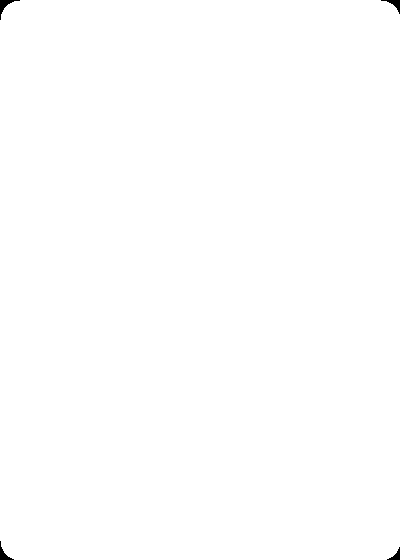
#> input picture img_proc/card_transform_params_mask.png, 400 x 560 px, given as the content of the folder images/wonders, which was not available
$ python rectangle_card_processing.py
#> lines starting #> are read from the running program, lines starting #| are printed output that depends on the picture; after the words box and inside, x2 and y2 are one past the last pixel; in counts of white or black regions, pixels touching at a corner belong together; pictures that were not available may be replaced by others from this repository, and a replacement may not be noted
import cv2
import numpy as np
import os
import glob
from pathlib import Path
import random
import json
import pickle

class CardSegmentationPipeline:
    def __init__(self, input_folder, output_folder, target_width=400, target_height=560,
                 transform_params_file=None):
        self.input_folder = input_folder
        self.output_folder = output_folder
        self.target_width = target_width
        self.target_height = target_height
        self.target_ratio = target_width / target_height
        self.transform_params_file = transform_params_file

        # Create output folder if it doesn't exist
        Path(output_folder).mkdir(parents=True, exist_ok=True)

        # FloodFill settings
        self.lo_diff = 4
        self.up_diff = 4

        # Storage for all card contours and masks
        self.all_card_contours = []
        self.unified_mask = None

        # Transformation parameters
        self.transform_params = None

    def auto_floodfill_background(self, img):
        """Automatically segment background using floodfill at center-95% height"""
        if img is None:
            raise FileNotFoundError("Image not found")

        h, w = img.shape[:2]

        # Auto point at center horizontally, 95% height
        x = w // 2
        y = int(h * 0.95)

        # Mask for floodFill: must be 2 pixels larger
        mask = np.zeros((h+2, w+2), np.uint8)

        # Flood fill from the auto point
        temp_img = img.copy()
        retval, _, mask, _ = cv2.floodFill(temp_img, mask, (x, y),
                                         newVal=(0, 0, 0),
                                         loDiff=(self.lo_diff,)*3,
                                         upDiff=(self.up_diff,)*3,
                                         flags=4 | (255 << 8))

        # Remove padding from mask and invert (we want card, not background)
        background_mask = mask[1:-1, 1:-1]
        card_mask = cv2.bitwise_not(background_mask)

        return card_mask

    def find_card_contour(self, mask):
        """Find the best four-point contour for the card"""
        # Find contours
        contours, _ = cv2.findContours(mask, cv2.RETR_EXTERNAL, cv2.CHAIN_APPROX_SIMPLE)

        if not contours:
            return None

        # Get the largest contour (should be the card)
        largest_contour = max(contours, key=cv2.contourArea)

        # Approximate to 4 points
        epsilon = 0.02 * cv2.arcLength(largest_contour, True)
        approx = cv2.approxPolyDP(largest_contour, epsilon, True)

        # If we don't get exactly 4 points, use bounding rectangle
        if len(approx) != 4:
            rect = cv2.minAreaRect(largest_contour)
            box = cv2.boxPoints(rect)
            approx = np.int0(box)

        return approx.reshape(4, 2)

    def order_points(self, pts):
        """Order points as: top-left, top-right, bottom-right, bottom-left"""
        rect = np.zeros((4, 2), dtype="float32")

        # Sum and difference to find corners
        s = pts.sum(axis=1)
        diff = np.diff(pts, axis=1)

        rect[0] = pts[np.argmin(s)]      # top-left
        rect[2] = pts[np.argmax(s)]      # bottom-right
        rect[1] = pts[np.argmin(diff)]   # top-right
        rect[3] = pts[np.argmax(diff)]   # bottom-left

        return rect

    def get_card_dimensions(self, ordered_pts):
        """Calculate width and height from ordered points"""
        (tl, tr, br, bl) = ordered_pts

        # Calculate width and height
        width_a = np.sqrt(((br[0] - bl[0]) ** 2) + ((br[1] - bl[1]) ** 2))
        width_b = np.sqrt(((tr[0] - tl[0]) ** 2) + ((tr[1] - tl[1]) ** 2))

        height_a = np.sqrt(((tr[0] - br[0]) ** 2) + ((tr[1] - br[1]) ** 2))
        height_b = np.sqrt(((tl[0] - bl[0]) ** 2) + ((tl[1] - bl[1]) ** 2))

        max_width = max(int(width_a), int(width_b))
        max_height = max(int(height_a), int(height_b))

        return max_width, max_height

    def create_rounded_corner_mask(self, width, height, corner_radius=20):
        """Create a mask with rounded corners"""
        mask = np.ones((height, width), dtype=np.uint8) * 255

        # Create rounded corners by drawing circles at corners
        # Top-left
        cv2.circle(mask, (corner_radius, corner_radius), corner_radius, 0, -1)
        cv2.rectangle(mask, (0, 0), (corner_radius, corner_radius), 0, -1)

        # Top-right
        cv2.circle(mask, (width - corner_radius, corner_radius), corner_radius, 0, -1)
        cv2.rectangle(mask, (width - corner_radius, 0), (width, corner_radius), 0, -1)

        # Bottom-right
        cv2.circle(mask, (width - corner_radius, height - corner_radius), corner_radius, 0, -1)
        cv2.rectangle(mask, (width - corner_radius, height - corner_radius), (width, height), 0, -1)

        # Bottom-left
        cv2.circle(mask, (corner_radius, height - corner_radius), corner_radius, 0, -1)
        cv2.rectangle(mask, (0, height - corner_radius), (corner_radius, height), 0, -1)

        # Now draw filled circles to create the rounded effect
        cv2.circle(mask, (corner_radius, corner_radius), corner_radius, 255, -1)
        cv2.circle(mask, (width - corner_radius, corner_radius), corner_radius, 255, -1)
        cv2.circle(mask, (width - corner_radius, height - corner_radius), corner_radius, 255, -1)
        cv2.circle(mask, (corner_radius, height - corner_radius), corner_radius, 255, -1)

        return mask

    def process_single_image(self, image_path):
        """Process a single image and return card info"""
        print(f"Processing: {os.path.basename(image_path)}")

        img = cv2.imread(image_path)
        if img is None:
            print(f"Could not load image: {image_path}")
            return None

        # Auto segment background
        card_mask = self.auto_floodfill_background(img)

        # Find card contour
        card_contour = self.find_card_contour(card_mask)
        if card_contour is None:
            print(f"Could not find card contour in: {image_path}")
            return None

        # Order points and get dimensions
        ordered_pts = self.order_points(card_contour)
        width, height = self.get_card_dimensions(ordered_pts)

        return {
            'path': image_path,
            'image': img,
            'mask': card_mask,
            'contour': card_contour,
            'ordered_pts': ordered_pts,
            'width': width,
            'height': height,
            'ratio': width / height if height > 0 else 1.0
        }

    def create_unified_mask(self):
        """Create a unified rounded corner mask based on target dimensions"""
        corner_radius = min(self.target_width, self.target_height) // 20  # 5% of smaller dimension
        self.unified_mask = self.create_rounded_corner_mask(
            self.target_width, self.target_height, corner_radius
        )

    # [49 lines left out: functions save_transform_params, load_transform_params, not called in this run]

    def warp_and_crop_card(self, card_info):
        """Warp and crop card to target dimensions with rounded corners"""
        img = card_info['image']
        ordered_pts = card_info['ordered_pts']

        # Destination points for perspective transform
        dst_pts = np.array([
            [0, 0],
            [self.target_width - 1, 0],
            [self.target_width - 1, self.target_height - 1],
            [0, self.target_height - 1]
        ], dtype="float32")

        # Get perspective transform matrix and warp
        M = cv2.getPerspectiveTransform(ordered_pts.astype("float32"), dst_pts)
        warped = cv2.warpPerspective(img, M, (self.target_width, self.target_height))

        # Apply unified rounded corner mask
        if self.unified_mask is not None:
            # Convert to BGRA (with alpha channel)
            warped_rgba = cv2.cvtColor(warped, cv2.COLOR_BGR2BGRA)

            # Apply mask to alpha channel
            warped_rgba[:, :, 3] = self.unified_mask

            return warped_rgba

        return warped

    def process_folder(self, save_params_to=None):
        """Process all images in the input folder"""
        # If transform_params_file is provided, try to load existing parameters
        if self.transform_params_file and os.path.exists(self.transform_params_file):
            if self.load_transform_params(self.transform_params_file):
                return self._process_with_existing_params()

        # Otherwise, process normally and optionally save parameters
        return self._process_and_calculate_params(save_params_to)

    # [42 lines left out: function _process_with_existing_params, not called in this run]

    def _process_and_calculate_params(self, save_params_to=None):
        """Process folder and calculate new transformation parameters"""
        """Process all images in the input folder"""
        # Get all image files
        image_extensions = ['*.jpg', '*.jpeg', '*.png', '*.bmp', '*.tiff']
        image_files = []

        for ext in image_extensions:
            image_files.extend(glob.glob(os.path.join(self.input_folder, ext)))
            image_files.extend(glob.glob(os.path.join(self.input_folder, ext.upper())))

        if not image_files:
            print(f"No images found in {self.input_folder}")
            return

        print(f"Found {len(image_files)} images")

        # Process all images to collect card info
        card_infos = []
        ratios = []

        for image_path in image_files:
            card_info = self.process_single_image(image_path)
            if card_info:
                card_infos.append(card_info)
                ratios.append(card_info['ratio'])

        if not card_infos:
            print("No valid cards found!")
            return

        # Calculate average ratio and adjust target dimensions if needed
        avg_ratio = np.mean(ratios)
        print(f"Average card ratio: {avg_ratio:.3f}")

        # Optionally adjust target dimensions to match average ratio
        if abs(avg_ratio - self.target_ratio) > 0.1:
            if avg_ratio > self.target_ratio:
                # Cards are wider than target
                self.target_width = int(self.target_height * avg_ratio)
            else:
                # Cards are taller than target
                self.target_height = int(self.target_width / avg_ratio)
            print(f"Adjusted target dimensions to: {self.target_width}x{self.target_height}")
            self.target_ratio = self.target_width / self.target_height

        # Create unified mask
        self.create_unified_mask()

        # Save transformation parameters if requested
        if save_params_to:
            self.save_transform_params(save_params_to)

        # Process and save all cards
        processed_count = 0
        for i, card_info in enumerate(card_infos):
            try:
                # Warp and crop card
                processed_card = self.warp_and_crop_card(card_info)

                # Generate output filename
                input_name = Path(card_info['path']).stem
                output_path = os.path.join(self.output_folder, f"{input_name}_processed.png")

                # Save processed card
                cv2.imwrite(output_path, processed_card)
                print(f"Saved: {output_path}")
                processed_count += 1

            except Exception as e:
                print(f"Error processing {card_info['path']}: {e}")

        print(f"\nProcessing complete! Processed {processed_count} cards")
        print(f"Output saved to: {self.output_folder}")


# Usage examples
# [28 lines left out: function card_processing, not called in this run]

def wonder_processing():
    print("=== Processing wonder folder (master reference) ===")
    pipeline_wonders = CardSegmentationPipeline(
        input_folder="images/wonders",
        output_folder="images/processed_cards/wonders",
        target_width=560,
        target_height=400
    )
    pipeline_wonders.process_folder()
#> in process_single_image, img is the input picture: shape (560, 400, 3); 99.8% white; 4 black regions, box (x1, y1, x2, y2) and area: (0, 0, 20, 20) 106, (381, 0, 400, 14) 86, (0, 541, 14, 560) 86, (387, 547, 400, 560) 67
#> in auto_floodfill_background, `retval, _, mask, _ = cv2.floodFill(temp_img, mask, (x, y), newVal=(0, ..`: retval = 223655
#> in auto_floodfill_background, `retval, _, mask, _ = cv2.floodFill(temp_img, mask, (x, y), newVal=(0, ..`: temp_img: shape (560, 400, 3); every value is 0
#> in auto_floodfill_background, `card_mask = cv2.bitwise_not(background_mask)`: card_mask: shape (560, 400); 0.15% white; 4 white regions
#> in find_card_contour, `contours, _ = cv2.findContours(mask, cv2.RETR_EXTERNAL, cv2.CHAIN_APPR..`: contours = 4 contours; box (x1, y1, x2, y2) and area: (0, 0, 20, 20) 72, (0, 541, 14, 560) 59, (381, 0, 400, 14) 59, (387, 547, 400, 560) 46
#> in find_card_contour, `largest_contour = max(contours, key=cv2.contourArea)`: largest_contour = contour of 17 points, box (x1, y1, x2, y2) (0, 0, 20, 20), area 72
#> in find_card_contour, `epsilon = 0.02 * cv2.arcLength(largest_contour, True)`: epsilon = 1.39
#> in find_card_contour, `approx = cv2.approxPolyDP(largest_contour, epsilon, True)`: approx = [[19, 0], [0, 0], [0, 19], [3, 8], [8, 3]]
#> in find_card_contour, `rect = cv2.minAreaRect(largest_contour)`: rect = ((9.5, 9.5), (19, 19), -90)
#> in find_card_contour, `box = cv2.boxPoints(rect)`: box = [[19, 19], [-5.82e-16, 19], [0, 0], [19, 0]]
#> in find_card_contour, `approx = np.int0(box)`: approx = [[19, 19], [0, 19], [0, 0], [19, 0]]
#> in order_points, `s = pts.sum(axis=1)`: s = [38, 19, 0, 19]
#> in order_points, `diff = np.diff(pts, axis=1)`: diff = [0, 19, 0, -19]
#> in process_single_image, `ordered_pts = self.order_points(card_contour)`: ordered_pts = [[0, 0], [19, 0], [19, 19], [0, 19]]
#> in get_card_dimensions, `(tl, tr, br, bl) = ordered_pts`: tl = [0, 0]; tr = [19, 0]; br = [19, 19]; bl = [0, 19]
#> in get_card_dimensions, `width_a = np.sqrt(((br[0] - bl[0]) ** 2) + ((br[1] - bl[1]) ** 2))`: width_a = 19
#> in _process_and_calculate_params, `card_info = self.process_single_image(image_path)`: card_info = 8 items
#> in _process_and_calculate_params, `avg_ratio = np.mean(ratios)`: avg_ratio = 1
#| Average card ratio: 1.000
#> in _process_and_calculate_params, `self.target_height = int(self.target_width / avg_ratio)`: self.target_height = 560
#| Adjusted target dimensions to: 560x560
#> in _process_and_calculate_params, `self.target_ratio = self.target_width / self.target_height`: self.target_ratio = 1
#> in create_unified_mask, `corner_radius = min(self.target_width, self.target_height) // 20`: corner_radius = 28
#> in create_rounded_corner_mask, `cv2.circle(mask, (corner_radius, corner_radius), corner_radius, 0, -1)`:
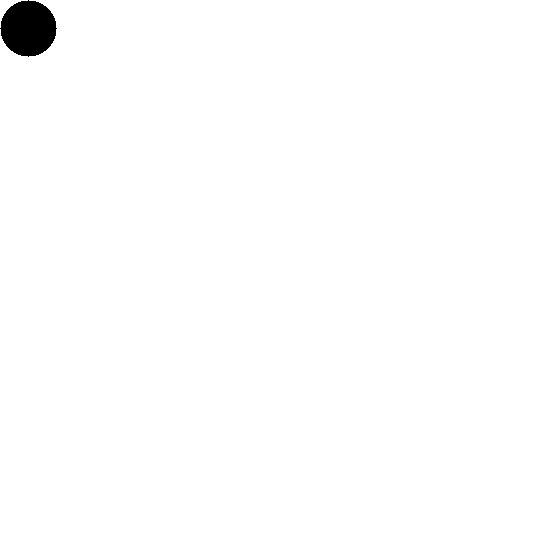
#> mask: shape (560, 560); 99.2% white; 1 black region, box (x1, y1, x2, y2) and area: (0, 0, 57, 57) 2453
#> in create_rounded_corner_mask, `cv2.circle(mask, (corner_radius, height - corner_radius), corner_radiu..`:
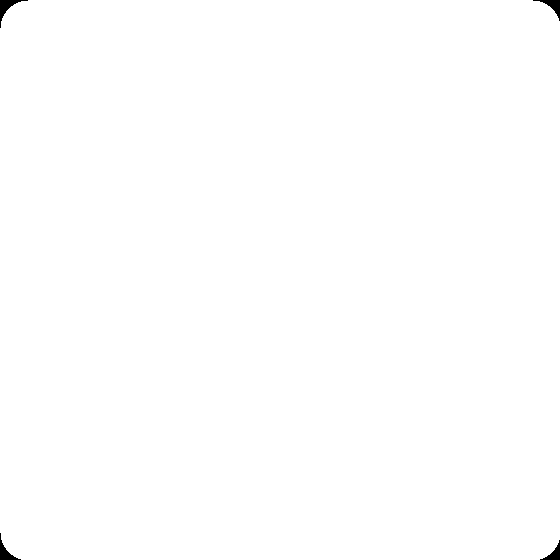
#> mask: shape (560, 560); 99.8% white; 4 black regions, box (x1, y1, x2, y2) and area: (0, 0, 28, 28) 199, (533, 0, 560, 21) 171, (0, 533, 21, 560) 171, (540, 540, 560, 560) 144
#> the loop in _process_and_calculate_params, `for i, card_info in enumerate(card_infos):` made 2 passes
#> (ordered_pts in warp_and_crop_card, dst_pts in warp_and_crop_card, M in warp_and_crop_card, input_name, processed_count) on passes 1 to 2: ([[0, 0], [19, 0], [19, 19], [0, 19]], [[0, 0], [559, 0], [559, 559], [0, 559]], [[29.42, 0, 0], [0, 29.42, 0], [0, 0, 1]], 'card_transform_params_mask', 1), ([[0, 0], [19, 0], [19, 19], [0, 19]], [[0, 0], [559, 0], [559, 559], [0, 559]], [[29.42, 0, 0], [0, 29.42, 0], [0, 0, 1]], 'card_transform_params_mask', 2)
#| Saved: images/processed_cards/wonders/card_transform_params_mask_processed.png
#| Saved: images/processed_cards/wonders/card_transform_params_mask_processed.png
#> pass 1, in warp_and_crop_card, `warped = cv2.warpPerspective(img, M, (self.target_width, self.target_h..`:
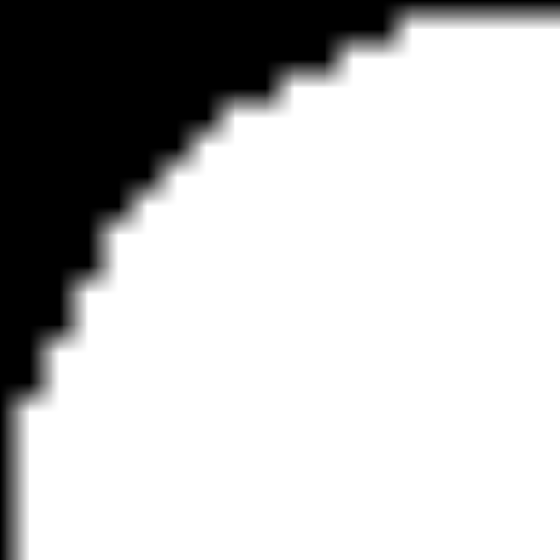
#> warped: shape (560, 560, 3); min 0, max 255, mean 194.2
#> after the loop in _process_and_calculate_params, `for i, card_info in enumerate(card_infos):`: processed_count = 2
#| Processing complete! Processed 2 cards
#| Output saved to: images/processed_cards/wonders

if __name__=='__main__':
    wonder_processing()
